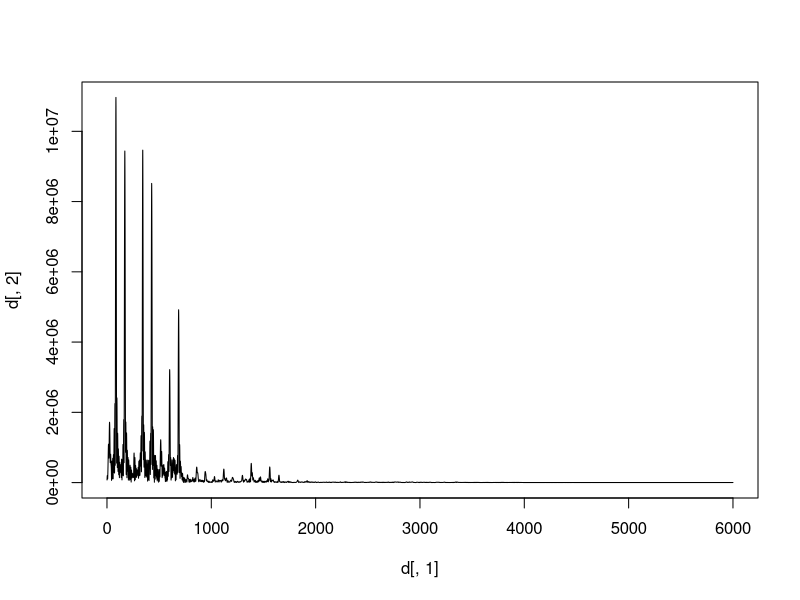
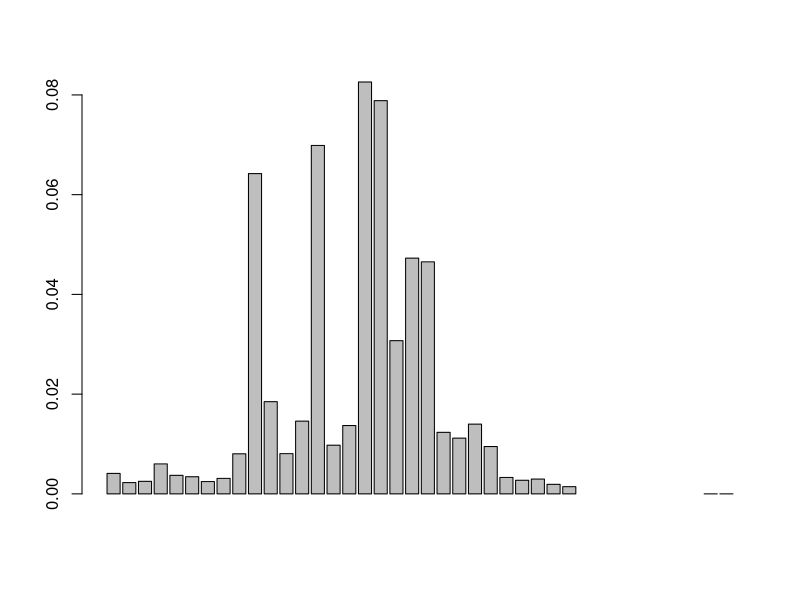

Here is the R script that generated these plots, in order:
setwd("/home/pan/Documents/glfw-test")
#d <- read.csv("fft_python.csv")
d <- read.csv("fft_out.csv")
rate <- 48000
M <- 73728
step <- rate/M
d[,1] <- d[,1]/M*rate

num_groups <- 40

# Groupings
groups <- rep(0,num_groups)
step_size <- 1/num_groups
y0 <- 15
x0 <- 0
y1 <- M/2
x1 <- 1
b <- log(y0/y1)/(x0-x1)
a <- y0*exp(-b*x0)
c <- 1
for(j in seq(x0,x1,length.out = num_groups)){
  groups[c] <- a*exp(j*b)
  c <- c + 1
}

# groups <- rep(0,num_groups)
# y0 <- 15
# x0 <- 0
# y1 <- M/2
# x1 <- 1
# b <- log(y1/y0)/log(x1/x0)
# a <- y0*x0^(-b)
# c <- 1
# for(j in seq(x0,x1,length.out = num_groups)){
#   groups[c] <- a*(j^b)
#   c <- c + 1
# }


groups
#plot(d[,1],ifelse(d[,2]>quantile(d[,2],0.999),d[,2],0),type='l')
plot(d[,1],d[,2],type='l')
#plot(d[,2],type='l')
# for(i in groups){
#   lines(rep(i/M*rate,2),seq(0,2^32,length.out = 2),col="red")
# }

grouped <- rep(0,num_groups)

group_pos = 1
qqq <- as.vector(quantile(d[,2],0.995))#max(d[,2])*0.75#0#as.vector(quantile(d[,2],0.9995))
for(i in 1:(M/2)){
  if(groups[group_pos]<=(i+1)*step){
    group_pos <- group_pos + 1
  }
  if(group_pos>=num_groups){
    group_pos = num_groups
  }
  #if(d[i,2] > qqq){
    grouped[group_pos] <- grouped[group_pos] + d[i,2]
  #}
  i
}

barplot(grouped/(2^31))
groups
